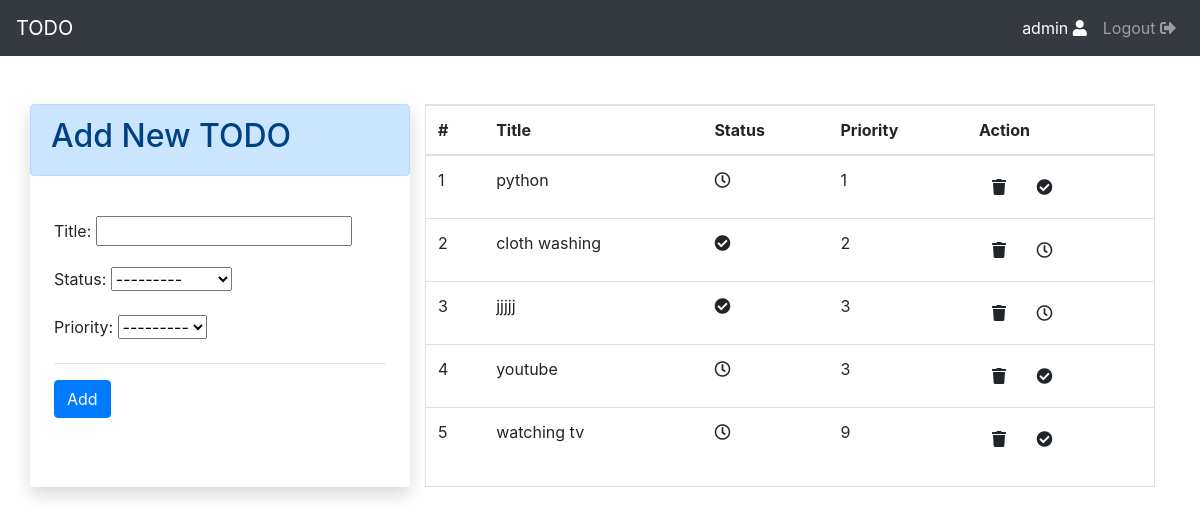
The app's page / (signed in) with its own data.
### app/models.py (models this page shows, shortened)
class TODO(models.Model):
    status_choices = [
    ('C', 'COMPLETED'),
    ('P', 'PENDING'),
    ]
    priority_choices = [
    ('1', '1'),
    ('2', '2'),
    ('3', '3'),
    ('4', '4'),
    ('5', '5'),
    ('6', '6'),
    ('7', '7'),
    ('8', '8'),
    ('9', '9'),
    ('10', '10'),
    ]
    title = models.CharField(max_length=50)
    status = models.CharField(max_length=2 , choices=status_choices)
    user = models.ForeignKey(User , on_delete = models.CASCADE)
    date = models.DateTimeField(auto_now_add=True)
    priority = models.CharField(max_length=2 , choices=priority_choices)

### app/views.py (the view)
# urls.py: path('' , home , name='home'),
@login_required(login_url='login')
def home(request):
    if request.user.is_authenticated:
        user = request.user
        form = TODOForm()
        todos = TODO.objects.filter(user=user).order_by('priority')
        return render(request , 'index.html' , context = {'form':form , 'todos':todos})

### app/forms.py
class TODOForm(ModelForm):
    class Meta:
        model = TODO
        fields = ['title' , 'status' , 'priority']

### app/templates/index.html (shortened to what this page needs)
{% extends 'base.html' %}
{% block content %}
<div>
    <div class="container pt-4">
        <div class="row p-0 mt-4">
            <div class="col-lg-4 mx-auto shadow p-0 ">
                <div class="alert alert-primary">
                    <h2>Add New TODO</h2>
                </div>
                <div class="p-4">
                    <form method="POST" action="/add-todo">
                        {{form.as_p}}
                        <hr>
                        <input class="btn btn-primary" type="submit" value="Add">
                    </form>
                </div>
            </div>
            <div class="col">
                <div class="border">
                    {% if todos|length == 0 %}
                    <br><br>
                    <div class="p-4">
                        <div class="alert alert-primary text-center">
                            <p class="display-4">No Todos</p>
                        </div>
                    </div>
                    <br><br>
                    {% else %}
                    <div>
                        <table class="table">
                            <thead>
                                <tr>
                                    <th>#</th>
                                    <th>Title</th>
                                    <th>Status</th>
                                    <th>Priority</th>
                                    <th>Action</th>
                                </tr>
                            </thead>
                            <tbody>
                                {% for todo in todos %}
                                <tr>
                                    <td>{{forloop.counter}}</td>
                                    <td>{{todo.title}}</td>
                                    <td>
                                        {% if todo.status == "C" %}
                                        <i class="fas fa-check-circle"></i>
                                        {% else %}
                                        <i class="far fa-clock"></i>
                                        {% endif %}
                                    </td>
                                    <td>{{todo.priority}}</td>
                                    <td>
                                        <a href="/delete-todo/{{todo.id}}" title="Delete" class="btn"><i
                                                class="fas fa-trash"></i>
                                        </a>
                                        {% if todo.status == "C" %}
                                        <a href="/change-status/{{todo.id}}/P" title="Mark Pending" class="btn"><i
                                                class="far fa-clock"></i>
                                        </a>
                                        {% else %}
                                        <a href="/change-status/{{todo.id}}/C" title="Mark Completed" class="btn"><i
                                                class="fas fa-check-circle"></i>
                                        </a>
                                        {% endif %}
                                    </td>
                                </tr>
                                {% endfor %}
                            </tbody>
                        </table>
                    </div>
                    {% endif %}
                </div>
            </div>
        </div>
    </div>
</div>
</div>
{% endblock %}

### app/templates/base.html (shortened to what this page needs)
<!doctype html>
<html lang="en">
  <head>
    <link rel="stylesheet" href="https://pro.fontawesome.com/releases/v5.10.0/css/all.css"/>
    <link rel="stylesheet" href="https://cdn.jsdelivr.net/npm/bootstrap@4.5.3/dist/css/bootstrap.min.css">
  </head>
  <body>
      <nav class="navbar navbar-expand-sm navbar-dark bg-dark">
          <a class="navbar-brand" href="/">TODO</a>
          <div class="collapse navbar-collapse" id="collapsibleNavId">
              <ul class="navbar-nav ml-auto">
                    {%  if request.user.is_authenticated %}
                    <li class="nav-item active">
                        <a class="nav-link" href="">{{user}} <i class="fas fa-user"></i></a>
                    </li>
                    <li class="nav-item">
                        <a class="nav-link" href="/logout">Logout <i class="fas fa-sign-out-alt"></i></a>
                    </li>
                  {% endif %}
              </ul>
          </div>
      </nav>
        <div>
            {% block content %}
            {% endblock %}
  </body>
</html>

### records on screen
TODO: title "python", status "P" (drawn), priority "1"
TODO: title "cloth washing", status "C" (drawn), priority "2"
TODO: title "jjjjj", status "C" (drawn), priority "3"
TODO: title "youtube", status "P" (drawn), priority "3"
TODO: title "watching tv", status "P" (drawn), priority "9"

### other values on screen
{{ user }} "admin"
